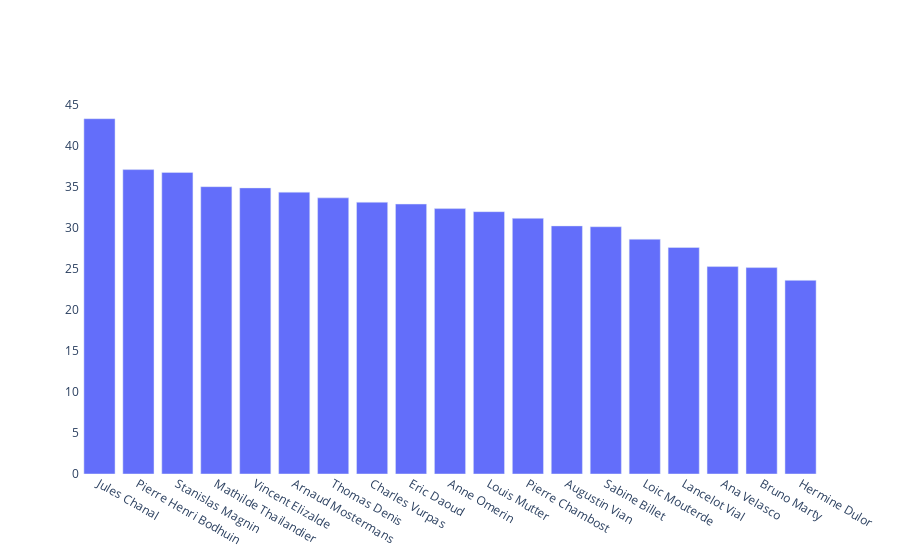

The notebook cell saved with this chart:
### Code cell
# Average length of messages per author
data = messages_df.groupby("author")["message_len"].mean().sort_values(ascending=False)

fig = go.Figure(
    data=go.Bar(x=data.index,
                y=data.values),
    layout=layout
)

fig.show()

### Figure 1 — Plotly figure (JSON) as saved in the notebook; plotly's stock layout.template omitted (floating-point values rounded to 4 significant figures)
{"data": [{"type": "bar", "x": ["Jules Chanal", "Pierre Henri Bodhuin", "Stanislas Magnin", "Mathilde Thailandier", "Vincent Elizalde", "Arnaud Mostermans", "Thomas Denis", "Charles Vurpas", "Eric Daoud", "Anne Omerin", "Louis Mutter", "Pierre Chambost", "Augustin Vian", "Sabine Billet", "Loic Mouterde", "Lancelot Vial", "Ana Velasco", "Bruno Marty", "Hermine Dulor"], "y": [43.3, 37.1, 36.76, 35.02, 34.87, 34.35, 33.65, 33.12, 32.9, 32.34, 31.97, 31.16, 30.24, 30.14, 28.62, 27.6, 25.28, 25.15, 23.6]}], "layout": {"paper_bgcolor": "rgba(0,0,0,0)", "plot_bgcolor": "rgba(0,0,0,0)"}}
